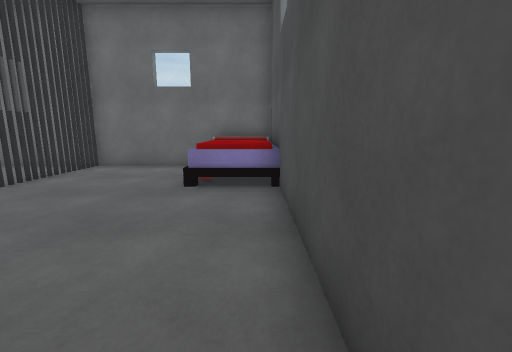
[1] (above)

21 first-person views from a walk through a 3-D level made in the Unity game engine. The camera is 1.3 m above the floor, tilts 10° down and sees 90° across. Doors are open. The floor is counted in squares, 1 m on a side. Each view is taken from the middle of a square. On the plan, view 1 faces up. The plan holds only what a view shows up to about 13 squares ahead; the rest is blank. The place goes on beyond the plan. Surface patterns are stand-ins for the level's own textures.

[2]
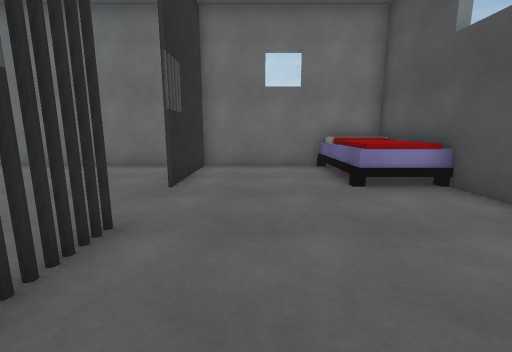

[3]
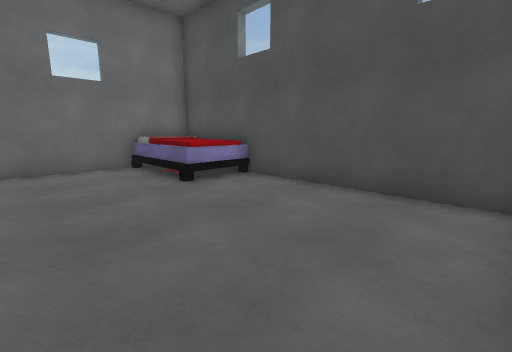

[4]
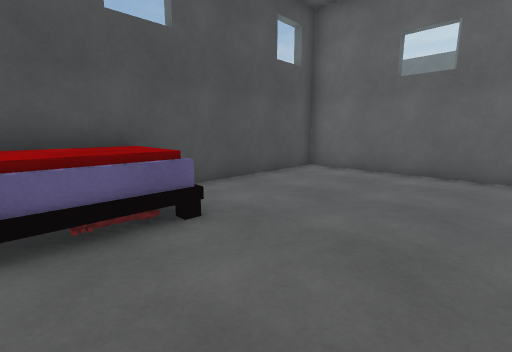

[5]
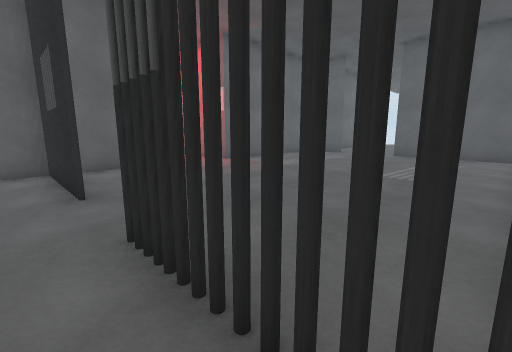

[6]
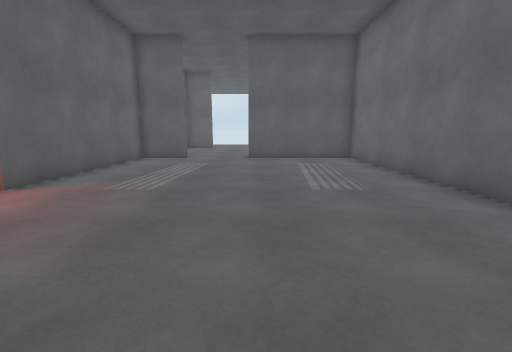

[7]
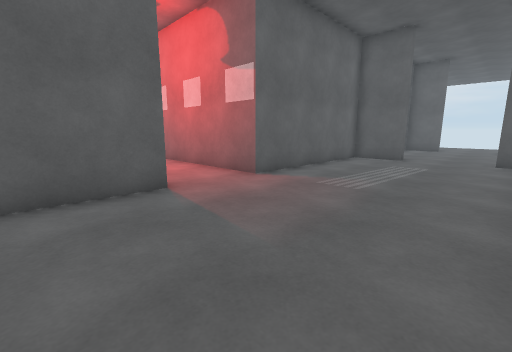

[8]
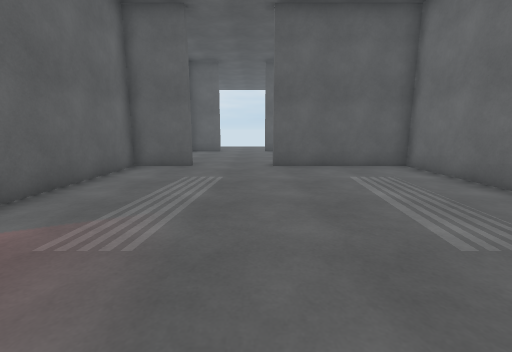

[9]
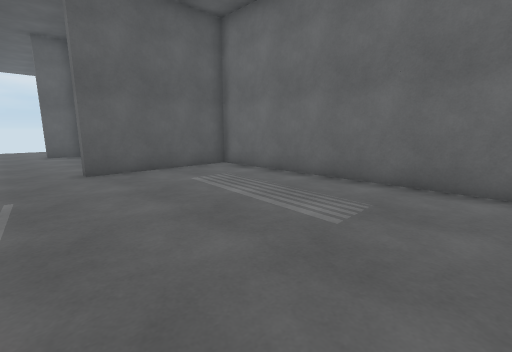

[10]
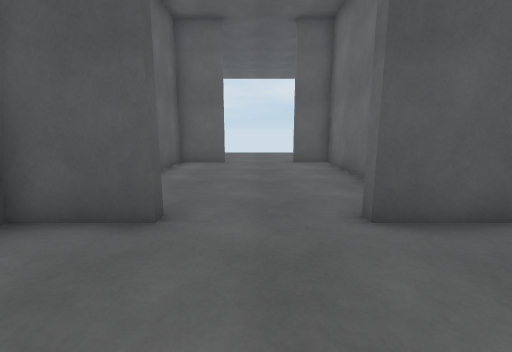

[11]
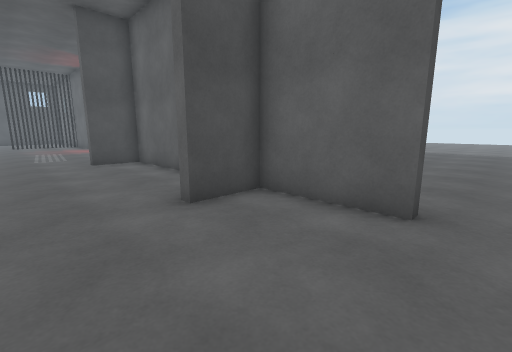

[12]
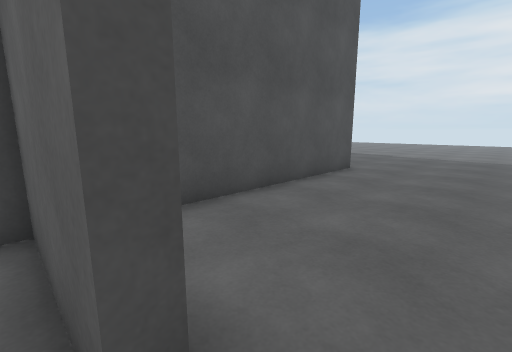

[13]
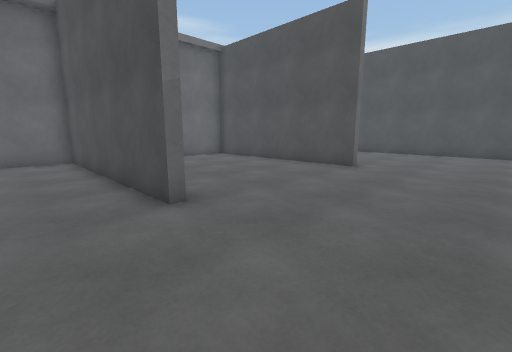

[14]
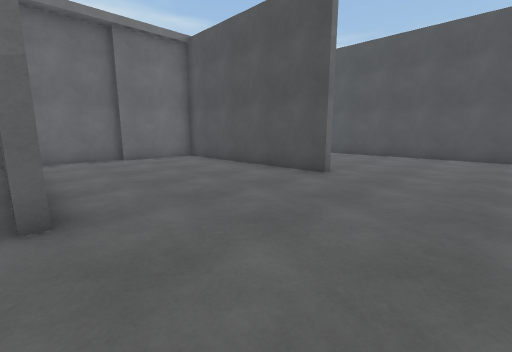

[15]
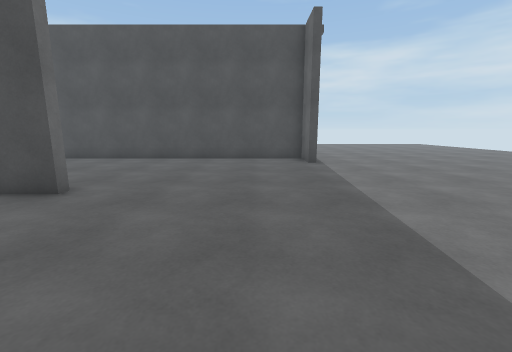

[16]
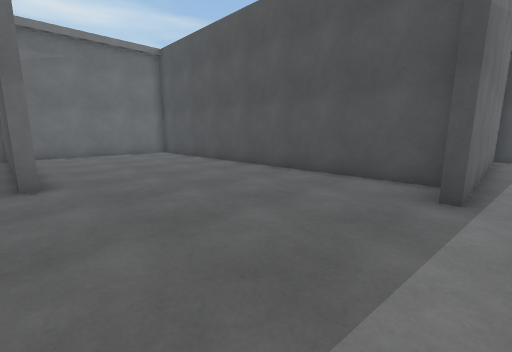

[17]
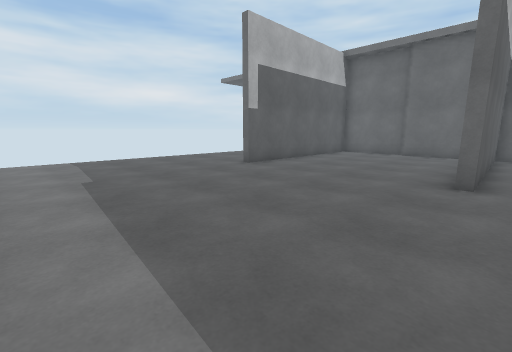

[18]
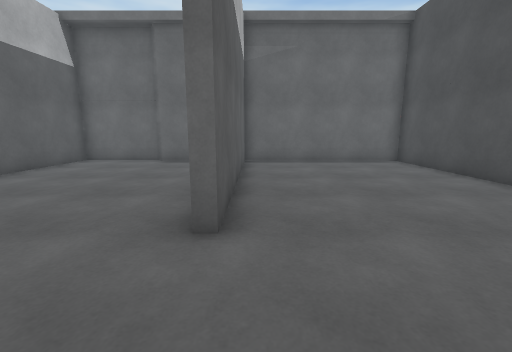

[19]
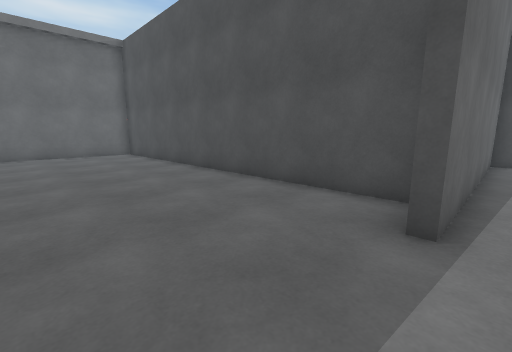

[20]
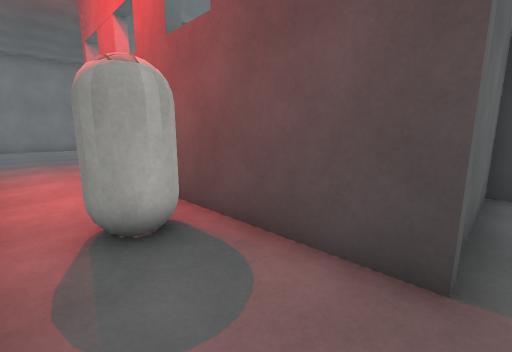

[21]
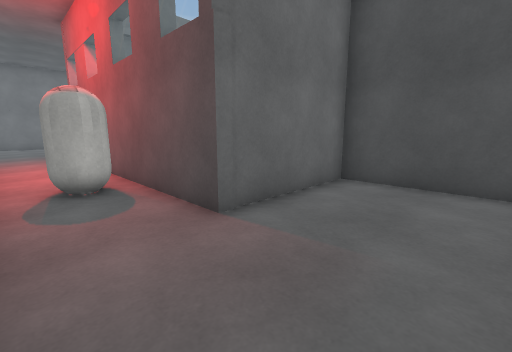

### Floor plan
Points are (right, up) in squares from view 1. A wall is a line through its corners. A room is listed if a view was taken in it or the views show most of it. See-through windows are left out.
Room 1 (views 1, 2, 3, 4, 5)
walls: (-5.8, 3.3) (-6, 1.8); (-5.9, 6.7) (-6.1, 6.1); (-6, 3.3) (-5.8, 1.1); (-5.9, 6.9) (-6, 5.8); (-6.1, 3.4) (-5.9, 2.8); (-6, 7) (-5.9, 5.8); (-5.9, 2.4) (-6.1, 1.7) (-5.8, 1.2); (-6.1, 2.6) (-5.8, 1.6); (-5.8, 7.8) (-6.1, 6.9); (-6.1, 2.3) (-5.8, 1.9); (-5.9, 8.1) (-6.1, 7.4); (-6, 8.2) (-5.8, 7.5) (-6.1, 7.2) (-5.8, 6.4) (-6.1, 5.9); (-6.1, 1.6) (-5.8, 0.6); (-5.8, 9) (-6.1, 8.6); (-5.8, 9) (-6.1, 8.6); (-5.8, 9.3) (-6.1, 8.3); (-6.1, 9.4) (-5.8, 8.4); (-6, 0.5) (-5.8, -0.1); (-5.9, 9.6) (-6.1, 7.3); (-6.1, 0.4) (-5.8, -0.1); (-6, -0.5) (0.6, -0.5) (0.6, 9.6) (-6.1, 9.6) (-5.8, 7.1)
ways out: open door at (-6, 4.5) to room 2; gap at (-6, 2) to room 2; gap at (-6, 8) to room 2
objects: key (-1, 6) to (-1, 7); bed (-1, 6) to (0, 9)
Room 2 (views 6, 7, 8, 9, 10)
walls: (-9.8, -0.5) (-6.8, -0.5); (-19.5, 1.6) (-19.5, -0.5) (-12.5, -0.5); (-6.1, 9.6) (-19.5, 9.6) (-19.5, 4.6)
ways out: open door at (-6, 4.5) to room 1; gap at (-6, 2) to room 1; gap at (-6, 8) to room 1; open door at (-11, -1) to room 5; open door at (-20, 3) to room 6
Room 3 (views 11, 12)
walls: (-30.1, -0.2) (-27, -0.2) (-27, 1.8)
ways out: opening at (-31, 0) to room 4; open door at (-27, 3) to room 6
Room 4 (views 13, 14, 15, 16, 17, 18, 19)
walls: (-27, -8.9) (-27, -0.5) (-29, -0.5); (-5.4, -16.1) (-5.4, -15.5) (-14.5, -15.5) (-14.5, -15.2) (-12.8, -15.2) (-12.8, -0.9) (-19.5, -0.9) (-19.5, -8.9) (-19.8, -8.9) (-19.8, -0.9) (-23.1, -0.9) (-23.1, -0.5) (-26.6, -0.5) (-26.6, -8.8)
ways out: opening at (-31, 0) to room 3
Room 5 (views 20, 21)
walls: (-5.4, -14.1) (-5.4, -10.7) (-9.6, -10.7) (-9.6, -5.4); (-12.5, -0.5) (-12.5, -6.6)
ways out: open door at (-11, -1) to room 2
objects: capsule (-11, -8) to (-11, -7)
Room 6 (no view inside)
walls: (-26.6, 1.8) (-26.6, -0.2) (-19.8, -0.2) (-19.8, 1.6); (-22.9, 6) (-26.6, 6) (-26.6, 4.5)
ways out: open door at (-20, 3) to room 2; open door at (-27, 3) to room 3

Where each view was taken, in squares from view 1:
view 1: 0 up, 0 right, facing up
view 2: 0 up, 4 left, facing up
view 3: 0 up, 5 left, facing up-right
view 4: 8 up, 5 left, facing down-right
view 5: 9 up, 5 left, facing down-left
view 6: 5 up, 7 left, facing left
view 7: 5 up, 7 left, facing down-left
view 8: 4 up, 10 left, facing left
view 9: 3 up, 11 left, facing up-left
view 10: 3 up, 16 left, facing left
view 11: 4 up, 31 left, facing down-right
view 12: 0 up, 31 left, facing down-right
view 13: 13 down, 29 left, facing up-right
view 14: 13 down, 27 left, facing up-right
view 15: 13 down, 25 left, facing right
view 16: 16 down, 20 left, facing up-right
view 17: 16 down, 19 left, facing up-left
view 18: 12 down, 19 left, facing up
view 19: 16 down, 18 left, facing up-right
view 20: 11 down, 12 left, facing up-right
view 21: 14 down, 12 left, facing up-right
